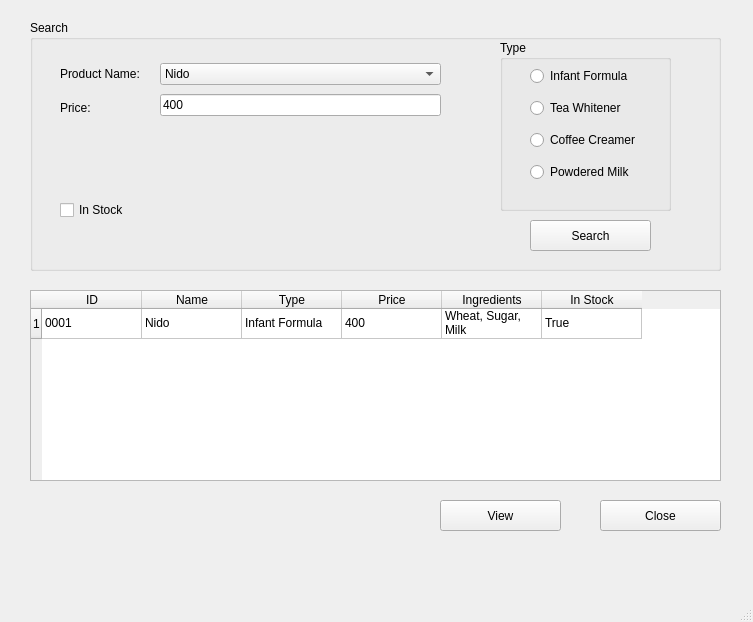
<?xml version="1.0" encoding="UTF-8"?>
<ui version="4.0">
 <class>MainWindow</class>
 <widget class="QMainWindow" name="MainWindow">
  <property name="geometry">
   <rect>
    <x>0</x>
    <y>0</y>
    <width>753</width>
    <height>622</height>
   </rect>
  </property>
  <property name="windowTitle">
   <string>MainWindow</string>
  </property>
  <widget class="QWidget" name="centralwidget">
   <widget class="QTableWidget" name="booksTableWidget">
    <property name="geometry">
     <rect>
      <x>30</x>
      <y>290</y>
      <width>691</width>
      <height>191</height>
     </rect>
    </property>
    <row>
     <property name="text">
      <string>1</string>
     </property>
    </row>
    <column>
     <property name="text">
      <string>ID</string>
     </property>
    </column>
    <column>
     <property name="text">
      <string>Name</string>
     </property>
    </column>
    <column>
     <property name="text">
      <string>Type</string>
     </property>
    </column>
    <column>
     <property name="text">
      <string>Price</string>
     </property>
    </column>
    <column>
     <property name="text">
      <string>Ingredients</string>
     </property>
    </column>
    <column>
     <property name="text">
      <string>In Stock</string>
     </property>
    </column>
    <item row="0" column="0">
     <property name="text">
      <string>0001</string>
     </property>
    </item>
    <item row="0" column="1">
     <property name="text">
      <string>Nido</string>
     </property>
    </item>
    <item row="0" column="2">
     <property name="text">
      <string>Infant Formula</string>
     </property>
    </item>
    <item row="0" column="3">
     <property name="text">
      <string>400</string>
     </property>
    </item>
    <item row="0" column="4">
     <property name="text">
      <string>Wheat, Sugar, Milk</string>
     </property>
    </item>
    <item row="0" column="5">
     <property name="text">
      <string>True</string>
     </property>
    </item>
   </widget>
   <widget class="QGroupBox" name="searched">
    <property name="geometry">
     <rect>
      <x>30</x>
      <y>20</y>
      <width>691</width>
      <height>251</height>
     </rect>
    </property>
    <property name="title">
     <string>Search</string>
    </property>
    <widget class="QGroupBox" name="type">
     <property name="geometry">
      <rect>
       <x>470</x>
       <y>20</y>
       <width>171</width>
       <height>171</height>
      </rect>
     </property>
     <property name="title">
      <string>Type</string>
     </property>
     <widget class="QWidget" name="layoutWidget">
      <property name="geometry">
       <rect>
        <x>30</x>
        <y>20</y>
        <width>120</width>
        <height>131</height>
       </rect>
      </property>
      <layout class="QVBoxLayout" name="verticalLayout_3">
       <item>
        <widget class="QRadioButton" name="rdb1">
         <property name="text">
          <string>Infant Formula</string>
         </property>
        </widget>
       </item>
       <item>
        <widget class="QRadioButton" name="rdb2">
         <property name="text">
          <string>Tea Whitener</string>
         </property>
        </widget>
       </item>
       <item>
        <widget class="QRadioButton" name="rdb3">
         <property name="text">
          <string>Coffee Creamer</string>
         </property>
        </widget>
       </item>
       <item>
        <widget class="QRadioButton" name="rdb3_2">
         <property name="text">
          <string>Powdered Milk</string>
         </property>
        </widget>
       </item>
      </layout>
     </widget>
    </widget>
    <widget class="QCheckBox" name="issueCheck">
     <property name="geometry">
      <rect>
       <x>30</x>
       <y>180</y>
       <width>71</width>
       <height>20</height>
      </rect>
     </property>
     <property name="text">
      <string>In Stock</string>
     </property>
    </widget>
    <widget class="QPushButton" name="searchButton">
     <property name="geometry">
      <rect>
       <x>500</x>
       <y>200</y>
       <width>121</width>
       <height>31</height>
      </rect>
     </property>
     <property name="text">
      <string>Search</string>
     </property>
    </widget>
    <widget class="QWidget" name="layoutWidget">
     <property name="geometry">
      <rect>
       <x>30</x>
       <y>40</y>
       <width>87</width>
       <height>61</height>
      </rect>
     </property>
     <layout class="QVBoxLayout" name="verticalLayout">
      <item>
       <widget class="QLabel" name="label">
        <property name="text">
         <string>Product Name:</string>
        </property>
       </widget>
      </item>
      <item>
       <widget class="QLabel" name="label_2">
        <property name="text">
         <string>Price:</string>
        </property>
       </widget>
      </item>
     </layout>
    </widget>
    <widget class="QWidget" name="layoutWidget">
     <property name="geometry">
      <rect>
       <x>130</x>
       <y>40</y>
       <width>281</width>
       <height>61</height>
      </rect>
     </property>
     <layout class="QVBoxLayout" name="verticalLayout_2">
      <item>
       <widget class="QComboBox" name="categoryCombo">
        <item>
         <property name="text">
          <string>Nido</string>
         </property>
        </item>
        <item>
         <property name="text">
          <string>Everyday</string>
         </property>
        </item>
        <item>
         <property name="text">
          <string>Nestle cream</string>
         </property>
        </item>
       </widget>
      </item>
      <item>
       <widget class="QLineEdit" name="titleline">
        <property name="text">
         <string>400</string>
        </property>
       </widget>
      </item>
     </layout>
    </widget>
   </widget>
   <widget class="QPushButton" name="closeButton">
    <property name="geometry">
     <rect>
      <x>600</x>
      <y>500</y>
      <width>121</width>
      <height>31</height>
     </rect>
    </property>
    <property name="text">
     <string>Close</string>
    </property>
   </widget>
   <widget class="QPushButton" name="viewButton">
    <property name="geometry">
     <rect>
      <x>440</x>
      <y>500</y>
      <width>121</width>
      <height>31</height>
     </rect>
    </property>
    <property name="text">
     <string>View</string>
    </property>
   </widget>
  </widget>
  <widget class="QMenuBar" name="menubar">
   <property name="geometry">
    <rect>
     <x>0</x>
     <y>0</y>
     <width>753</width>
     <height>21</height>
    </rect>
   </property>
  </widget>
  <widget class="QStatusBar" name="statusbar"/>
 </widget>
 <resources/>
 <connections/>
</ui>
